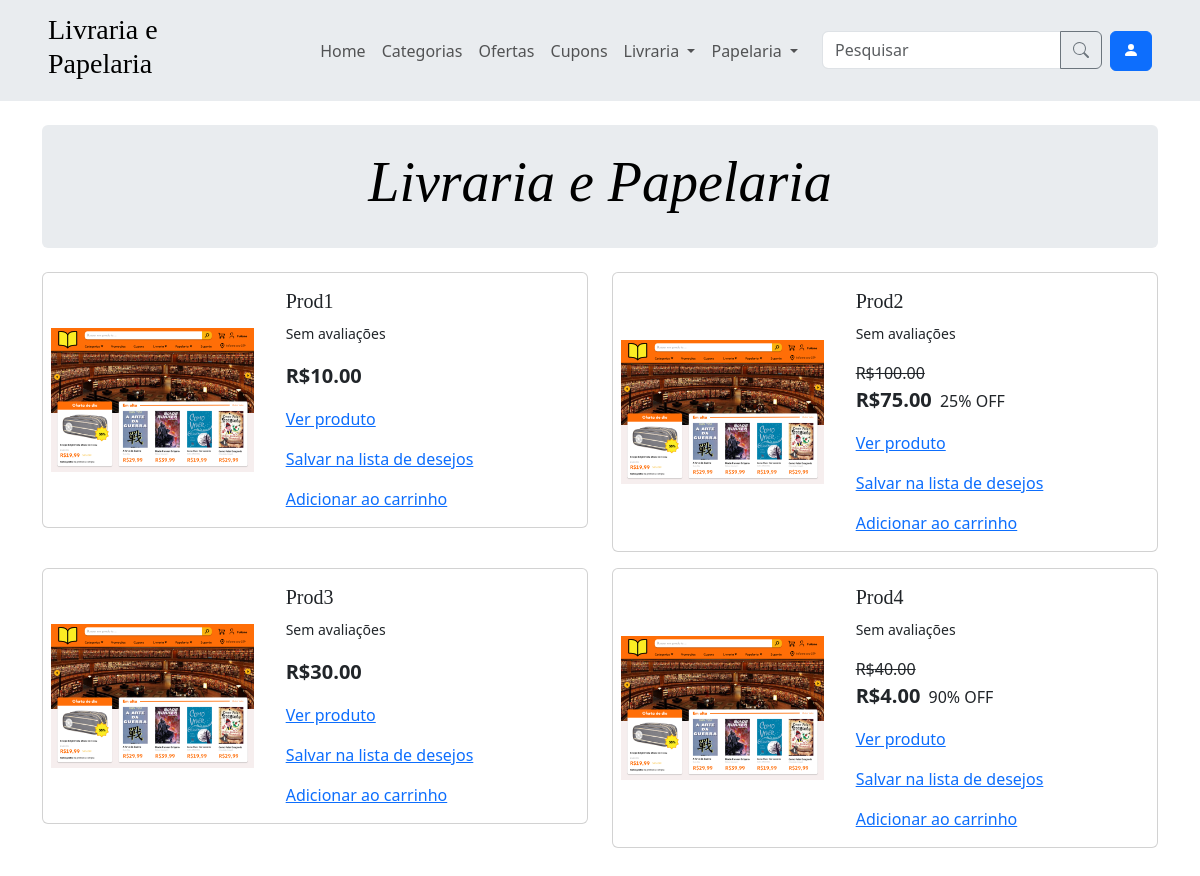
The page / on the database its author committed.
### app/models.py (models this page shows, shortened)
class Produto(models.Model):
    nome = models.CharField(max_length=50)
    preco = models.DecimalField(max_digits=10, decimal_places=2)
    descricao = models.TextField(null=True, blank=True)
    is_ativo = models.BooleanField(default=True)
    class Meta:
        verbose_name = verbose_name_plural = 'Produto'

### app/views.py (the view)
# urls.py: path('', views.home, name='home'),
@user_passes_test(usuario_comum)
def home(request):
    return render(request, 'home.html')

### app/context_processors.py (called while the page is built)
def categorias_processor(request):
    categorias = Categoria.objects.all()
    categorias_livraria = categorias.filter(tipo='LIVRARIA')
    categorias_papelaria = categorias.filter(tipo='PAPELARIA')
    categorias = categorias[:10]
    return {
        'categorias': categorias,
        'categorias_livraria': categorias_livraria,
        'categorias_papelaria': categorias_papelaria
    }

### app/views.py (called while the page is built)
def usuario_comum(user):
    return not user.is_staff

### app/templates/home.html (shortened to what this page needs)
{% extends 'components/base.html' %}
{% block content %}
<div class="py-4 mb-4 rounded text-body-emphasis bg-body-secondary">
  <h1 class="display-4 fst-italic text-center">Livraria e Papelaria</h1>
</div>
<div class="row row-cols-1 row-cols-lg-2">
    {% for produto in produtos %}
        <div class="col">
            <div class="card mb-3 w-100 text-decoration-none">
                <div class="row g-0 align-items-center">
                    <div class="col-md-5 p-3 ps-md-2">
                    {% load static %}
                        <img src="{% static 'img/teste.png' %}" class="img-fluid" alt="...">
                    </div>
                    <div class="col-md-7">
                        <div class="card-body">
                            <h5 class="card-title mb-2">{{ produto.nome }}</h5>
                            <p class="card-text"><small>{{ produto.nota }}</small></p>
                            {% if produto.tem_promocao %}
                                <p class="card-text mt-3 mb-0 text-decoration-line-through">R${{ produto.preco_sem_desconto|floatformat:2 }}</p>
                                <p class="card-text">
                                    <span class="fw-bold lead me-1">R${{ produto.preco|floatformat:2 }}</span>
                                    {{ produto.desconto|floatformat:0 }}% OFF
                                </p>
                            {% else %}
                                <p class="card-text">
                                    <span class="fw-bold lead me-1">R${{ produto.preco|floatformat:2 }}</span>
                                </p>
                            {% endif %}
                            <div class="d-flex gap-3 flex-wrap mt-3">
                                <a href="{% url 'produto' id_produto=produto.id %}">Ver produto</a>
                                <a href="{% url 'lista_de_desejos_adicionar' id_produto=produto.id %}">Salvar na lista de desejos</a>
                                <a href="{% url 'carrinho_adicionar' id_produto=produto.id %}">Adicionar ao carrinho</a>
                            </div>
                        </div>
                    </div>
                </div>
            </div>
        </div>
    {% endfor %}
</div>
{% endblock %}

### app/templates/components/base.html (style rules this page uses)
h1, h2, h3, h4, h5, h6 { font-family: "Playfair Display", Georgia, "Times New Roman", serif; }

### rows shown on the page
Produto: nome "Prod1", nota "Sem avaliações", preco "10.00"
Produto: nome "Prod2", nota "Sem avaliações", preco_sem_desconto "100.00", preco "75.00", desconto "25"
Produto: nome "Prod3", nota "Sem avaliações", preco "30.00"
Produto: nome "Prod4", nota "Sem avaliações", preco_sem_desconto "40.00", preco "4.00", desconto "90"
